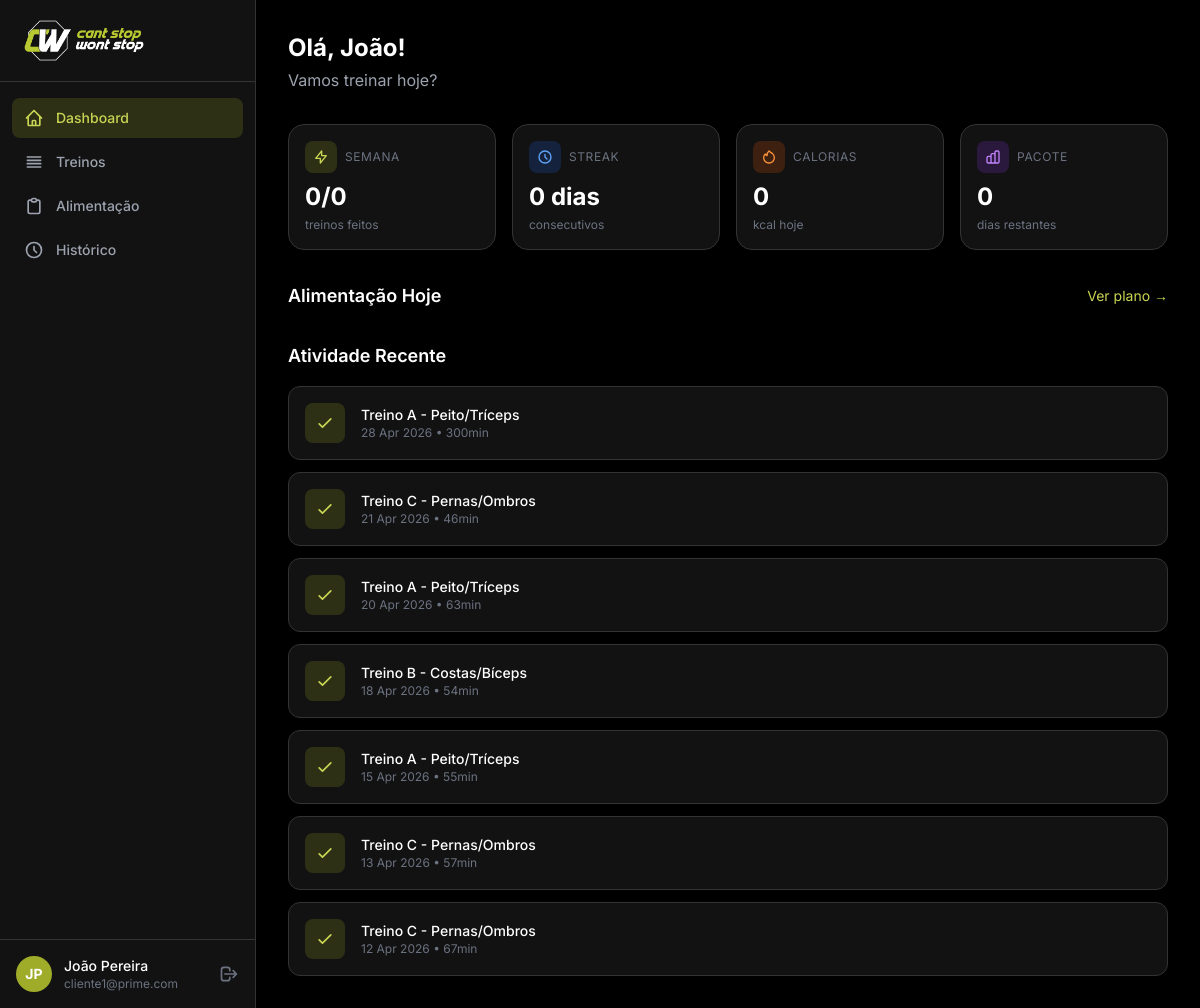
Screenshot of /app/ (signed in) with the database file from the repository.
### apps/accounts/models.py (models this page shows, shortened)
class User(AbstractUser):
    class Role(models.TextChoices):
        COACH = "coach", "Coach"
        CLIENT = "client", "Cliente"
    role = models.CharField(max_length=10, choices=Role.choices, default=Role.CLIENT)
    phone = models.CharField(max_length=20, blank=True)
    photo = models.ImageField(upload_to="profile_photos/", blank=True, null=True)
    bio = models.TextField(blank=True)
    date_of_birth = models.DateField(null=True, blank=True)
    coach = models.ForeignKey(
        "self",
        on_delete=models.SET_NULL,
        null=True,
        blank=True,
        related_name="clients",
        limit_choices_to={"role": Role.COACH},
    )
    @property
    def is_client(self):
        return self.role == self.Role.CLIENT

### apps/workouts/models.py (models this page shows, shortened)
class WorkoutLog(models.Model):
    client = models.ForeignKey(settings.AUTH_USER_MODEL, on_delete=models.CASCADE, related_name="workout_logs")
    workout_day = models.ForeignKey(WorkoutDay, on_delete=models.CASCADE)
    date = models.DateField(auto_now_add=True)
    completed = models.BooleanField(default=False)
    duration_minutes = models.PositiveIntegerField(null=True, blank=True)
    notes = models.TextField(blank=True)
    class Meta:
        verbose_name = "Registro de Treino"

class WorkoutDay(models.Model):
    class DayOfWeek(models.IntegerChoices):
        MONDAY = 1, "Segunda"
        TUESDAY = 2, "Terça"
        WEDNESDAY = 3, "Quarta"
        THURSDAY = 4, "Quinta"
        FRIDAY = 5, "Sexta"
        SATURDAY = 6, "Sábado"
        SUNDAY = 7, "Domingo"
    plan = models.ForeignKey(WorkoutPlan, on_delete=models.CASCADE, related_name="days")
    name = models.CharField(max_length=100, verbose_name="Nome (ex: Treino A)")
    day_of_week = models.IntegerField(choices=DayOfWeek.choices, verbose_name="Dia da Semana")
    order = models.PositiveIntegerField(default=0)
    notes = models.TextField(blank=True)
    class Meta:
        verbose_name = "Dia de Treino"
        ordering = ["order", "day_of_week"]

### apps/accounts/views.py (the view)
# urls.py: path("", views.DashboardView.as_view(), name="dashboard"),
class DashboardView(LoginRequiredMixin, ClientRequiredMixin, TemplateView):
    template_name = "dashboard/index.html"
    def get_context_data(self, **kwargs):
        ctx = super().get_context_data(**kwargs)
        user = self.request.user
        today = timezone.now().date()
        week_start = today - timedelta(days=today.weekday())
        ClientPackage.objects.filter(
            client=user,
            status="active",
            end_date__lt=today,
        ).update(status="completed")
        active_package = ClientPackage.objects.filter(
            client=user,
            status="active",
            end_date__gte=today,
        ).select_related("package__workout_plan", "package__nutrition_plan").first()
        ctx["active_package"] = active_package
        if active_package:
            ctx["days_remaining"] = max(0, (active_package.end_date - today).days)
        else:
            ctx["days_remaining"] = 0
        workout_logs_week = WorkoutLog.objects.filter(
            client=user,
            date__gte=week_start,
            date__lte=today,
            completed=True,
        )
        ctx["workouts_this_week"] = workout_logs_week.count()
        if active_package and active_package.package.workout_plan:
            plan = active_package.package.workout_plan
            ctx["total_days"] = plan.days.count()
        else:
            ctx["total_days"] = 0
        streak = 0
        check_date = today
        while True:
            has_log = WorkoutLog.objects.filter(
                client=user, date=check_date, completed=True
            ).exists()
            if has_log:
                streak += 1
                check_date -= timedelta(days=1)
            else:
                break
        ctx["streak"] = streak
        today_weekday = today.isoweekday()  # 1=Monday ... 7=Sunday
        today_workout = None
        if active_package and active_package.package.workout_plan:
            today_workout = WorkoutDay.objects.filter(
                plan=active_package.package.workout_plan,
                day_of_week=today_weekday,
            ).prefetch_related("exercises__exercise").first()
        ctx["today_workout"] = today_workout
        ctx["already_trained_today"] = WorkoutLog.objects.filter(
            client=user, date=today, completed=True
        ).exists()
        if active_package and active_package.package.nutrition_plan:
            nutrition_plan = active_package.package.nutrition_plan
            ctx["today_meals"] = nutrition_plan.meals.prefetch_related("items__food").all()
            ctx["today_calories"] = nutrition_plan.target_calories or 0
            completed_logs = NutritionLog.objects.filter(
                client=user, date=today, completed=True
            ).values_list("meal_id", flat=True)
            ctx["completed_meals"] = set(completed_logs)
        else:
            ctx["today_meals"] = []
            ctx["today_calories"] = 0
            ctx["completed_meals"] = set()
        ctx["recent_logs"] = WorkoutLog.objects.filter(
            client=user, completed=True
        ).select_related("workout_day").order_by("-date")[:7]
        return ctx

### apps/accounts/mixins.py (called while the page is built)
    def test_func(self):
        return self.request.user.is_authenticated and self.request.user.is_client

### templates/dashboard/index.html (shortened to what this page needs)
{% extends "base.html" %}
{% block content %}
    <div class="mb-8">
        <h1 class="text-xl sm:text-2xl font-bold text-white">
            Olá, {{ user.first_name }}!
        </h1>
        <p class="text-gray-400 mt-1">Vamos treinar hoje?</p>
    </div>
    <div class="grid grid-cols-2 lg:grid-cols-4 gap-4 mb-8">
        <div class="bg-dark-card rounded-2xl p-4 border border-dark-border">
            <div class="flex items-center gap-2 mb-2">
                <div class="w-8 h-8 rounded-lg bg-brand-600/20 flex items-center justify-center">
                    <svg class="w-4 h-4 text-brand-400" fill="none" viewBox="0 0 24 24" stroke="currentColor">
                        <path stroke-linecap="round" stroke-linejoin="round" stroke-width="2"
                              d="M13 10V3L4 14h7v7l9-11h-7z"/>
                    </svg>
                </div>
                <span class="text-xs text-gray-500 uppercase tracking-wider">Semana</span>
            </div>
            <p class="text-2xl font-bold text-white">{{ workouts_this_week }}/{{ total_days }}</p>
            <p class="text-xs text-gray-500 mt-1">treinos feitos</p>
        </div>
        <div class="bg-dark-card rounded-2xl p-4 border border-dark-border">
            <div class="flex items-center gap-2 mb-2">
                <div class="w-8 h-8 rounded-lg bg-blue-600/20 flex items-center justify-center">
                    <svg class="w-4 h-4 text-blue-400" fill="none" viewBox="0 0 24 24" stroke="currentColor">
                        <path stroke-linecap="round" stroke-linejoin="round" stroke-width="2"
                              d="M12 8v4l3 3m6-3a9 9 0 11-18 0 9 9 0 0118 0z"/>
                    </svg>
                </div>
                <span class="text-xs text-gray-500 uppercase tracking-wider">Streak</span>
            </div>
            <p class="text-2xl font-bold text-white">{{ streak }} dias</p>
            <p class="text-xs text-gray-500 mt-1">consecutivos</p>
        </div>
        <div class="bg-dark-card rounded-2xl p-4 border border-dark-border">
            <div class="flex items-center gap-2 mb-2">
                <div class="w-8 h-8 rounded-lg bg-orange-600/20 flex items-center justify-center">
                    <svg class="w-4 h-4 text-orange-400" fill="none" viewBox="0 0 24 24" stroke="currentColor">
                        <path stroke-linecap="round" stroke-linejoin="round" stroke-width="2"
                              d="M17.657 18.657A8 8 0 016.343 7.343S7 9 9 10c0-2 .5-5 2.986-7C14 5 16.09 5.777 17.656 7.343A7.975 7.975 0 0120 13a7.975 7.975 0 01-2.343 5.657z"/>
                    </svg>
                </div>
                <span class="text-xs text-gray-500 uppercase tracking-wider">Calorias</span>
            </div>
            <p class="text-2xl font-bold text-white">{{ today_calories }}</p>
            <p class="text-xs text-gray-500 mt-1">kcal hoje</p>
        </div>
        <div class="bg-dark-card rounded-2xl p-4 border border-dark-border">
            <div class="flex items-center gap-2 mb-2">
                <div class="w-8 h-8 rounded-lg bg-purple-600/20 flex items-center justify-center">
                </div>
                <span class="text-xs text-gray-500 uppercase tracking-wider">Pacote</span>
            </div>
            <p class="text-2xl font-bold text-white">{{ days_remaining }}</p>
            <p class="text-xs text-gray-500 mt-1">dias restantes</p>
        </div>
    </div>
    <div class="mb-8">
        <div class="flex items-center justify-between mb-4">
            <h2 class="text-lg font-semibold text-white">Alimentação Hoje</h2>
            <a href="{% url 'nutrition:plan_list' %}" class="text-sm text-brand-400 hover:text-brand-300">Ver plano
                →</a>
        </div>
    </div>
    <div>
        <h2 class="text-lg font-semibold text-white mb-4">Atividade Recente</h2>
        <div class="space-y-3">
            {% for log in recent_logs %}
                <div class="bg-dark-card rounded-xl p-4 border border-dark-border flex items-center gap-4">
                    <div class="w-10 h-10 rounded-lg bg-brand-600/20 flex items-center justify-center flex-shrink-0">
                        <svg class="w-5 h-5 text-brand-400" fill="none" viewBox="0 0 24 24" stroke="currentColor">
                            <path stroke-linecap="round" stroke-linejoin="round" stroke-width="2" d="M5 13l4 4L19 7"/>
                        </svg>
                    </div>
                    <div class="flex-1 min-w-0">
                        <p class="text-sm font-medium text-white truncate">{{ log.workout_day.name }}</p>
                        <p class="text-xs text-gray-500">{{ log.date|date:"d M Y" }} • {{ log.duration_minutes }}min</p>
                    </div>
                </div>
            {% endfor %}
        </div>
    </div>
{% endblock %}

### templates/base.html (shortened to what this page needs)
{% load static %}
<!DOCTYPE html>
<html lang="pt-BR" class="h-full">
<head>
    <script src="https://cdn.tailwindcss.com"></script>
</head>
<body class="h-full bg-dark text-gray-100">
<div class="min-h-full flex">
    <aside id="sidebar"
           class="fixed inset-y-0 left-0 z-50 w-64 bg-dark-card border-r border-dark-border transform -translate-x-full lg:translate-x-0 transition-transform duration-200"
           aria-label="Menu principal">
        <div class="flex items-center gap-3 px-6 py-5 border-b border-dark-border">
            <img src="{% static 'img/05_icon_texto_verdebranco_fundo_preto_grande.png' %}"
                 alt="Prime Coaching" width="120">
        </div>
        <nav class="mt-4 px-3 space-y-1" aria-label="Navegação principal">
            <a href="{% url 'accounts:dashboard' %}"
               {% if request.resolver_match.url_name == 'dashboard' %}aria-current="page"{% endif %}
               class="flex items-center gap-3 px-3 py-2.5 rounded-lg text-sm font-medium
       {% if request.resolver_match.url_name == 'dashboard' %}
           bg-brand-600/20 text-brand-400
       {% else %}
           text-gray-400 hover:bg-dark-surface hover:text-white
       {% endif %} transition-colors">
                Dashboard
            </a>
            <a href="{% url 'workouts:plan_list' %}"
               class="flex items-center gap-3 px-3 py-2.5 rounded-lg text-sm font-medium
       {% if request.resolver_match.app_name == 'workouts' %}
           bg-brand-600/20 text-brand-400
       {% else %}
           text-gray-400 hover:bg-dark-surface hover:text-white
       {% endif %} transition-colors">
                <svg class="w-5 h-5 shrink-0" fill="none" viewBox="0 0 24 24" stroke="currentColor" aria-hidden="true">
                    <path stroke-linecap="round" stroke-linejoin="round" stroke-width="2"
                          d="M4 6h16M4 10h16M4 14h16M4 18h16"/>
                </svg>
                Treinos
            </a>
            <a href="{% url 'nutrition:plan_list' %}"
               class="flex items-center gap-3 px-3 py-2.5 rounded-lg text-sm font-medium
       {% if request.resolver_match.app_name == 'nutrition' %}
           bg-brand-600/20 text-brand-400
       {% else %}
           text-gray-400 hover:bg-dark-surface hover:text-white
       {% endif %} transition-colors">
                <svg class="w-5 h-5 shrink-0" fill="none" viewBox="0 0 24 24" stroke="currentColor" aria-hidden="true">
                    <path stroke-linecap="round" stroke-linejoin="round" stroke-width="2"
                          d="M9 5H7a2 2 0 00-2 2v12a2 2 0 002 2h10a2 2 0 002-2V7a2 2 0 00-2-2h-2M9 5a2 2 0 002 2h2a2 2 0 002-2M9 5a2 2 0 012-2h2a2 2 0 012 2"/>
                </svg>
                Alimentação
            </a>
            <a href="{% url 'workouts:history' %}"
               class="flex items-center gap-3 px-3 py-2.5 rounded-lg text-sm font-medium
       {% if request.resolver_match.url_name == 'history' %}
           bg-brand-600/20 text-brand-400
       {% else %}
           text-gray-400 hover:bg-dark-surface hover:text-white
       {% endif %} transition-colors">
                <svg class="w-5 h-5 shrink-0" fill="none" viewBox="0 0 24 24" stroke="currentColor" aria-hidden="true">
                    <path stroke-linecap="round" stroke-linejoin="round" stroke-width="2"
                          d="M12 8v4l3 3m6-3a9 9 0 11-18 0 9 9 0 0118 0z"/>
                </svg>
                Histórico
            </a>
        </nav>
        <div class="absolute bottom-0 left-0 right-0 p-4 border-t border-dark-border">
            <div class="flex items-center gap-3">
                {% if user.photo %}
                    <a href="{% url 'accounts:profile' %}">
                        <img src="{{ user.photo.url }}" alt="Foto de {{ user.get_full_name }}"
                             class="w-9 h-9 rounded-full object-cover ring-2 ring-dark-border">
                    </a>
                {% else %}
                    <a href="{% url 'accounts:profile' %}"
                       class="w-9 h-9 rounded-full bg-brand-600 flex items-center justify-center text-sm font-bold text-white"
                       aria-label="Perfil de {{ user.get_full_name }}">
                        {{ user.first_name.0 }}{{ user.last_name.0 }}
                    </a>
                {% endif %}
                <div class="flex-1 min-w-0">
                    <a href="{% url 'accounts:profile' %}"
                       class="text-sm font-medium text-white truncate block">{{ user.get_full_name }}</a>
                    <p class="text-xs text-gray-500 truncate">{{ user.email }}</p>
                </div>
                <a href="{% url 'accounts:logout' %}" class="text-gray-500 hover:text-red-400 transition-colors"
                   aria-label="Sair da conta">
                    <svg class="w-5 h-5" fill="none" viewBox="0 0 24 24" stroke="currentColor" aria-hidden="true">
                        <path stroke-linecap="round" stroke-linejoin="round" stroke-width="2"
                              d="M17 16l4-4m0 0l-4-4m4 4H7m6 4v1a3 3 0 01-3 3H6a3 3 0 01-3-3V7a3 3 0 013-3h4a3 3 0 013 3v1"/>
                    </svg>
                </a>
            </div>
        </div>
    </aside>
    <main class="flex-1 lg:ml-64 pt-14 lg:pt-0">
        <div class="max-w-6xl mx-auto px-4 sm:px-6 lg:px-8 py-6 lg:py-8">
            {% block content %}{% endblock %}
        </div>
    </main>
</div>
</body>
</html>

### templates/base.html (style rules this page uses)
body { font-family: 'Inter', sans-serif; }

### rows the page displays
User: first_name.0 "J", last_name.0 "P", get_full_name "João Pereira", email "cliente1@prime.com", first_name "João"
WorkoutLog: workout_day.name "Treino A - Peito/Tríceps", date "28 Apr 2026", duration_minutes "300"
WorkoutLog: workout_day.name "Treino C - Pernas/Ombros", date "21 Apr 2026", duration_minutes "46"
WorkoutLog: workout_day.name "Treino A - Peito/Tríceps", date "20 Apr 2026", duration_minutes "63"
WorkoutLog: workout_day.name "Treino B - Costas/Bíceps", date "18 Apr 2026", duration_minutes "54"
WorkoutLog: workout_day.name "Treino A - Peito/Tríceps", date "15 Apr 2026", duration_minutes "55"
WorkoutLog: workout_day.name "Treino C - Pernas/Ombros", date "13 Apr 2026", duration_minutes "57"
WorkoutLog: workout_day.name "Treino C - Pernas/Ombros", date "12 Apr 2026", duration_minutes "67"

### other values shown
{{ workouts_this_week }} "0"
{{ total_days }} "0"
{{ streak }} "0"
{{ today_calories }} "0"
{{ days_remaining }} "0"
